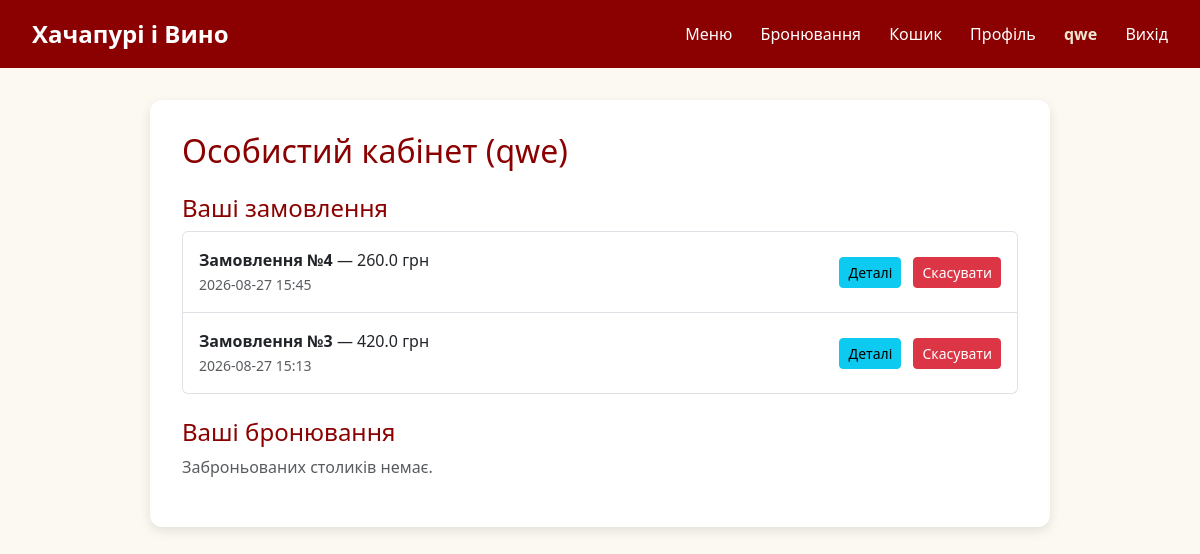
Screenshot of /profile (signed in) with the database file from the repository.
### models.py (models this page shows)
class User(UserMixin, db.Model):
    id: Mapped[int] = mapped_column(primary_key=True)
    username: Mapped[str] = mapped_column(db.String(50), nullable=False)
    email: Mapped[str] = mapped_column(db.String(120), unique=True, nullable=False)
    password: Mapped[str] = mapped_column(db.String(255), nullable=False)
    is_admin: Mapped[bool] = mapped_column(default=False)

class Order(db.Model):
    id: Mapped[int] = mapped_column(primary_key=True)
    user_id: Mapped[int] = mapped_column(ForeignKey('user.id'), nullable=False)
    total_price: Mapped[float] = mapped_column(nullable=False)
    created_at: Mapped[datetime] = mapped_column(DateTime, default=func.now())
    items = relationship('OrderItem', backref='order', lazy=True)

### app.py (the view)
@app.route('/profile')
@login_required
def profile():
    orders = Order.query.filter_by(user_id=current_user.id).order_by(Order.created_at.desc()).all()
    reservations = Reservation.query.filter_by(user_id=current_user.id).order_by(Reservation.created_at.desc()).all()
    return render_template('profile.html', orders=orders, reservations=reservations)

### app.py (called while the page is built)
@login_manager.user_loader
def load_user(user_id):
    return User.query.get(int(user_id))

### templates/profile.html (shortened to what this page needs)
{% extends 'base.html' %}
{% block content %}
<div style="max-width: 900px; margin: 2rem auto; background: white; padding: 2rem; border-radius: 12px; box-shadow: 0 4px 12px rgba(0,0,0,0.1);">
    <h2 style="color: #8b0000;" class="mb-4">Особистий кабінет ({{ current_user.username }})</h2>
    <h4 style="color: #8b0000;" class="mt-4">Ваші замовлення</h4>
    {% if orders %}
        <div class="list-group mb-4">
            {% for order in orders %}
                <div class="list-group-item d-flex justify-content-between align-items-center p-3">
                    <div>
                        <strong>Замовлення №{{ order.id }}</strong> — {{ order.total_price }} грн
                        <br>
                        <small class="text-muted">{{ order.created_at.strftime('%Y-%m-%d %H:%M') }}</small>
                    </div>
                    <div>
                        <a href="{{ url_for('my_order', order_id=order.id) }}" class="btn btn-sm btn-info me-2">Деталі</a>
                        <form action="{{ url_for('cancel_order', order_id=order.id) }}" method="POST" style="display:inline;">
                            <button type="submit" class="btn btn-sm btn-danger" onclick="return confirm('Скасувати це замовлення?');">Скасувати</button>
                        </form>
                    </div>
                </div>
            {% endfor %}
        </div>
    {% else %}
        <p class="text-muted">У вас поки немає замовлень.</p>
    {% endif %}
    <h4 style="color: #8b0000;" class="mt-4">Ваші бронювання</h4>
    {% if reservations %}
        <ul class="list-group">
            {% for res in reservations %}
                <li class="list-group-item">
                    Дата: <strong>{{ res.date }}</strong> о <strong>{{ res.time }}</strong> | Гостей: {{ res.guests }} (Ім'я: {{ res.name }}, Тел: {{ res.phone }})
                </li>
            {% endfor %}
        </ul>
    {% else %}
        <p class="text-muted">Заброньованих столиків немає.</p>
    {% endif %}
</div>
{% endblock %}

### templates/base.html (shortened to what this page needs)
<!DOCTYPE html>
<html lang="uk">
<head>
    <link href="https://cdn.jsdelivr.net/npm/bootstrap@5.3.0/dist/css/bootstrap.min.css" rel="stylesheet">
    <link rel="stylesheet" href="{{ url_for('static', filename='css/style.css') }}">
</head>
<body>
    <header>
        <div class="logo">
            <a href="{{ url_for('index') }}" style="color: white; text-decoration: none;">Хачапурі і Вино</a>
        </div>
        <nav>
            <a href="{{ url_for('index') }}">Меню</a>
            <a href="{{ url_for('booking') }}">Бронювання</a>
            {% if current_user.is_authenticated %}
                <a href="{{ url_for('cart') }}">Кошик</a>
                <a href="{{ url_for('profile') }}">Профіль</a>
                <span style="margin-left: 1.5rem; font-weight: bold; color: #f0e6d2;">{{ current_user.username }}</span>
                <a href="{{ url_for('logout') }}">Вихід</a>
            {% else %}
                <a href="{{ url_for('login') }}">Вхід</a>
                <a href="{{ url_for('register') }}">Реєстрація</a>
            {% endif %}
        </nav>
    </header>
    <div class="container">
        {% block content %}{% endblock content %}
    </div>
</body>
</html>

### static/css/style.css (style rules this page uses)
body { font-family: 'Segoe UI', Tahoma, Geneva, Verdana, sans-serif; margin: 0; background-color: #fcf8f2; color: #333; }
header { background-color: #8b0000; color: white; padding: 1rem 2rem; display: flex; justify-content: space-between; align-items: center; }
header .logo { font-size: 1.5rem; font-weight: bold; }
nav a { color: white; text-decoration: none; margin-left: 1.5rem; font-weight: 500; }
.container { max-width: 1100px; margin: 2rem auto; padding: 0 1rem; }

### rows the page displays
User: username "qwe"
Order: id "4", total_price "260.0", created_at "2026-08-27 15:45"
Order: id "3", total_price "420.0", created_at "2026-08-27 15:13"
